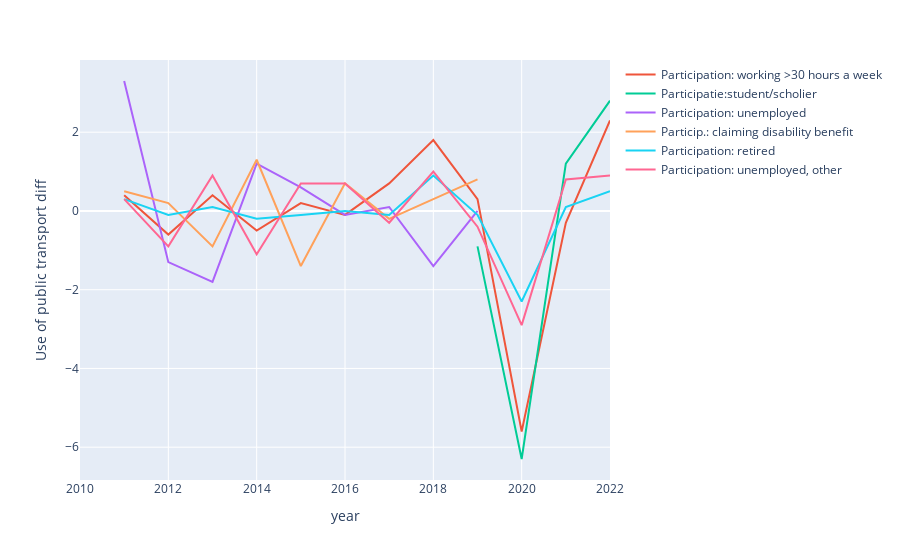

The cell this chart's notebook holds for it:
### Code cell
dict_draw(d, particip, 'Use of public transport diff')

### Figure 1 — Plotly figure (JSON) as saved in the notebook; plotly's stock layout.template omitted (floating-point values rounded to 4 significant figures)
{"data": [{"hovertemplate": "<extra></extra>", "legendgroup": "", "line": {"color": "#636efa", "dash": "solid"}, "marker": {"symbol": "circle"}, "mode": "lines", "name": "", "orientation": "v", "showlegend": false, "type": "scatter", "xaxis": "x", "yaxis": "y"}, {"mode": "lines", "name": "Participation: working >30 hours a week", "type": "scatter", "x": [2010, 2011, 2012, 2013, 2014, 2015, 2016, 2017, 2018, 2019, 2020, 2021, 2022], "y": [null, 0.4, -0.6, 0.4, -0.5, 0.2, -0.1, 0.7, 1.8, 0.3, -5.6, -0.3, 2.3]}, {"mode": "lines", "name": "Participatie:student/scholier", "type": "scatter", "x": [2018, 2019, 2020, 2021, 2022], "y": [null, -0.9, -6.3, 1.2, 2.8]}, {"mode": "lines", "name": "Participation: unemployed", "type": "scatter", "x": [2010, 2011, 2012, 2013, 2014, 2015, 2016, 2017, 2018, 2019, 2020, 2021, 2022], "y": [null, 3.3, -1.3, -1.8, 1.2, 0.6, -0.1, 0.1, -1.4, 0, null, null, 1.2]}, {"mode": "lines", "name": "Particip.: claiming disability benefit", "type": "scatter", "x": [2010, 2011, 2012, 2013, 2014, 2015, 2016, 2017, 2018, 2019, 2020, 2021, 2022], "y": [null, 0.5, 0.2, -0.9, 1.3, -1.4, 0.7, -0.2, 0.3, 0.8, null, null, null]}, {"mode": "lines", "name": "Participation: retired", "type": "scatter", "x": [2010, 2011, 2012, 2013, 2014, 2015, 2016, 2017, 2018, 2019, 2020, 2021, 2022], "y": [null, 0.3, -0.1, 0.1, -0.2, -0.1, 0, -0.1, 0.9, -0.1, -2.3, 0.1, 0.5]}, {"mode": "lines", "name": "Participation: unemployed, other", "type": "scatter", "x": [2010, 2011, 2012, 2013, 2014, 2015, 2016, 2017, 2018, 2019, 2020, 2021, 2022], "y": [null, 0.3, -0.9, 0.9, -1.1, 0.7, 0.7, -0.3, 1, -0.4, -2.9, 0.8, 0.9]}], "layout": {"legend": {"tracegroupgap": 0}, "margin": {"t": 60}, "xaxis": {"anchor": "y", "domain": [0, 1], "title": {"text": "year"}}, "yaxis": {"anchor": "x", "domain": [0, 1], "title": {"text": "Use of public transport diff"}}}}
